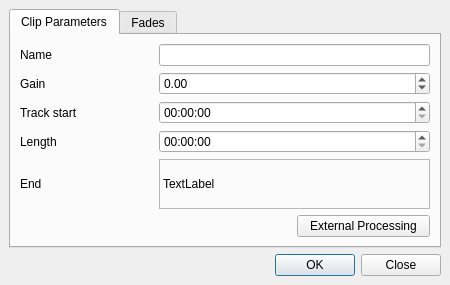
<ui version="4.0" >
 <class>AudioClipEditWidget</class>
 <widget class="QWidget" name="AudioClipEditWidget" >
  <property name="geometry" >
   <rect>
    <x>0</x>
    <y>0</y>
    <width>450</width>
    <height>285</height>
   </rect>
  </property>
  <property name="minimumSize" >
   <size>
    <width>450</width>
    <height>0</height>
   </size>
  </property>
  <property name="windowTitle" >
   <string>Form</string>
  </property>
  <layout class="QVBoxLayout" >
   <property name="margin" >
    <number>9</number>
   </property>
   <property name="spacing" >
    <number>6</number>
   </property>
   <item>
    <widget class="QTabWidget" name="tabWidget" >
     <property name="currentIndex" >
      <number>0</number>
     </property>
     <widget class="QWidget" name="tab" >
      <attribute name="title" >
       <string>Clip Parameters</string>
      </attribute>
      <layout class="QGridLayout" >
       <property name="margin" >
        <number>9</number>
       </property>
       <property name="spacing" >
        <number>6</number>
       </property>
       <item row="5" column="0" colspan="2" >
        <spacer>
         <property name="orientation" >
          <enum>Qt::Horizontal</enum>
         </property>
         <property name="sizeHint" >
          <size>
           <width>261</width>
           <height>20</height>
          </size>
         </property>
        </spacer>
       </item>
       <item row="5" column="2" >
        <widget class="QPushButton" name="externalProcessingButton" >
         <property name="text" >
          <string>External Processing</string>
         </property>
        </widget>
       </item>
       <item row="0" column="1" colspan="2" >
        <widget class="QLineEdit" name="clipNameLineEdit" />
       </item>
       <item row="1" column="1" colspan="2" >
        <widget class="QDoubleSpinBox" name="clipGainSpinBox" >
         <property name="maximum" >
          <double>30.000000000000000</double>
         </property>
         <property name="minimum" >
          <double>-120.000000000000000</double>
         </property>
         <property name="singleStep" >
          <double>0.200000000000000</double>
         </property>
        </widget>
       </item>
       <item row="2" column="1" colspan="2" >
        <widget class="QTimeEdit" name="clipStartEdit" >
         <property name="toolTip" >
          <string>hh:mm:ss.sss</string>
         </property>
        </widget>
       </item>
       <item row="3" column="1" colspan="2" >
        <widget class="QTimeEdit" name="clipLengthEdit" >
         <property name="toolTip" >
          <string>hh:mm:ss.sss</string>
         </property>
        </widget>
       </item>
       <item row="4" column="1" colspan="2" >
        <widget class="QLabel" name="clipEndLineEdit" >
         <property name="frameShape" >
          <enum>QFrame::StyledPanel</enum>
         </property>
         <property name="frameShadow" >
          <enum>QFrame::Sunken</enum>
         </property>
         <property name="text" >
          <string>TextLabel</string>
         </property>
        </widget>
       </item>
       <item row="4" column="0" >
        <widget class="QLabel" name="label_6" >
         <property name="text" >
          <string>End</string>
         </property>
        </widget>
       </item>
       <item row="3" column="0" >
        <widget class="QLabel" name="label_2" >
         <property name="text" >
          <string>Length</string>
         </property>
        </widget>
       </item>
       <item row="2" column="0" >
        <widget class="QLabel" name="label_3" >
         <property name="text" >
          <string>Track start</string>
         </property>
        </widget>
       </item>
       <item row="1" column="0" >
        <widget class="QLabel" name="label_4" >
         <property name="text" >
          <string>Gain</string>
         </property>
        </widget>
       </item>
       <item row="0" column="0" >
        <widget class="QLabel" name="label" >
         <property name="text" >
          <string>Name</string>
         </property>
        </widget>
       </item>
      </layout>
     </widget>
     <widget class="QWidget" name="tab_2" >
      <attribute name="title" >
       <string>Fades</string>
      </attribute>
      <layout class="QHBoxLayout" >
       <property name="margin" >
        <number>9</number>
       </property>
       <property name="spacing" >
        <number>6</number>
       </property>
       <item>
        <widget class="QGroupBox" name="groupBox" >
         <property name="title" >
          <string>Fade In</string>
         </property>
         <layout class="QGridLayout" >
          <property name="margin" >
           <number>9</number>
          </property>
          <property name="spacing" >
           <number>6</number>
          </property>
          <item row="0" column="1" >
           <widget class="QTimeEdit" name="fadeInEdit" >
            <property name="maximumTime" >
             <time>
              <hour>22</hour>
              <minute>0</minute>
              <second>0</second>
             </time>
            </property>
           </widget>
          </item>
          <item row="3" column="1" >
           <widget class="QDoubleSpinBox" name="fadeInStrengthBox" >
            <property name="maximum" >
             <double>1.000000000000000</double>
            </property>
            <property name="singleStep" >
             <double>0.050000000000000</double>
            </property>
           </widget>
          </item>
          <item row="2" column="1" >
           <widget class="QDoubleSpinBox" name="fadeInBendingBox" >
            <property name="maximum" >
             <double>1.000000000000000</double>
            </property>
            <property name="singleStep" >
             <double>0.050000000000000</double>
            </property>
           </widget>
          </item>
          <item row="1" column="0" >
           <widget class="QLabel" name="label_7" >
            <property name="text" >
             <string>Mode</string>
            </property>
           </widget>
          </item>
          <item row="2" column="0" >
           <widget class="QLabel" name="label_10" >
            <property name="text" >
             <string>Bending</string>
            </property>
           </widget>
          </item>
          <item row="0" column="0" >
           <widget class="QLabel" name="label_5" >
            <property name="text" >
             <string>Length</string>
            </property>
           </widget>
          </item>
          <item row="1" column="1" >
           <widget class="QComboBox" name="fadeInModeBox" />
          </item>
          <item row="3" column="0" >
           <widget class="QLabel" name="label_11" >
            <property name="text" >
             <string>Strength</string>
            </property>
           </widget>
          </item>
          <item row="4" column="0" >
           <widget class="QPushButton" name="fadeInLinearButton" >
            <property name="text" >
             <string>&amp;Linear</string>
            </property>
           </widget>
          </item>
          <item row="4" column="1" >
           <widget class="QPushButton" name="fadeInDefaultButton" >
            <property name="text" >
             <string>&amp;Default</string>
            </property>
           </widget>
          </item>
         </layout>
        </widget>
       </item>
       <item>
        <widget class="QGroupBox" name="groupBox_2" >
         <property name="title" >
          <string>Fade Out</string>
         </property>
         <layout class="QGridLayout" >
          <property name="margin" >
           <number>9</number>
          </property>
          <property name="spacing" >
           <number>6</number>
          </property>
          <item row="3" column="1" >
           <widget class="QDoubleSpinBox" name="fadeOutStrengthBox" >
            <property name="maximum" >
             <double>1.000000000000000</double>
            </property>
            <property name="singleStep" >
             <double>0.050000000000000</double>
            </property>
           </widget>
          </item>
          <item row="2" column="0" >
           <widget class="QLabel" name="label_12" >
            <property name="text" >
             <string>Bending</string>
            </property>
           </widget>
          </item>
          <item row="1" column="0" >
           <widget class="QLabel" name="label_8" >
            <property name="text" >
             <string>Mode</string>
            </property>
           </widget>
          </item>
          <item row="1" column="1" >
           <widget class="QComboBox" name="fadeOutModeBox" />
          </item>
          <item row="0" column="0" >
           <widget class="QLabel" name="label_9" >
            <property name="text" >
             <string>Length</string>
            </property>
           </widget>
          </item>
          <item row="0" column="1" >
           <widget class="QTimeEdit" name="fadeOutEdit" />
          </item>
          <item row="3" column="0" >
           <widget class="QLabel" name="label_13" >
            <property name="text" >
             <string>Strength</string>
            </property>
           </widget>
          </item>
          <item row="2" column="1" >
           <widget class="QDoubleSpinBox" name="fadeOutBendingBox" >
            <property name="maximum" >
             <double>1.000000000000000</double>
            </property>
            <property name="singleStep" >
             <double>0.050000000000000</double>
            </property>
           </widget>
          </item>
          <item row="4" column="0" >
           <widget class="QPushButton" name="fadeOutLinearButton" >
            <property name="text" >
             <string>&amp;Linear</string>
            </property>
           </widget>
          </item>
          <item row="4" column="1" >
           <widget class="QPushButton" name="fadeOutDefaultButton" >
            <property name="text" >
             <string>&amp;Default</string>
            </property>
           </widget>
          </item>
         </layout>
        </widget>
       </item>
      </layout>
     </widget>
    </widget>
   </item>
   <item>
    <widget class="QDialogButtonBox" name="buttonBox" >
     <property name="orientation" >
      <enum>Qt::Horizontal</enum>
     </property>
     <property name="standardButtons" >
      <set>QDialogButtonBox::Close|QDialogButtonBox::NoButton|QDialogButtonBox::Ok</set>
     </property>
    </widget>
   </item>
  </layout>
 </widget>
 <resources/>
 <connections/>
</ui>
